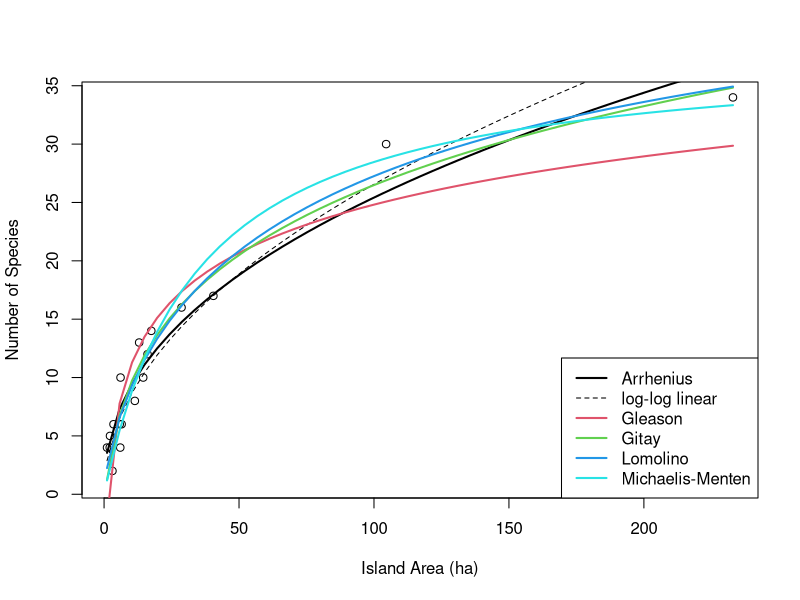

Reproduce this figure in R.
library(vegan)


### Name: SSarrhenius
### Title: Self-Starting nls Species-Area Models
### Aliases: SSarrhenius SSlomolino SSgitay SSgleason
### Keywords: models

### ** Examples

## Get species area data: sipoo.map gives the areas of islands
data(sipoo, sipoo.map)
S <- specnumber(sipoo)
plot(S ~ area, sipoo.map,  xlab = "Island Area (ha)",
  ylab = "Number of Species", ylim = c(1, max(S)))
## The Arrhenius model
marr <- nls(S ~ SSarrhenius(area, k, z), data=sipoo.map)
marr
## confidence limits from profile likelihood
confint(marr)
## draw a line
xtmp <- with(sipoo.map, seq(min(area), max(area), len=51))
lines(xtmp, predict(marr, newdata=data.frame(area = xtmp)), lwd=2)
## The normal way is to use linear regression on log-log data,
## but this will be different from the previous:
mloglog <- lm(log(S) ~ log(area), data=sipoo.map)
mloglog
lines(xtmp, exp(predict(mloglog, newdata=data.frame(area=xtmp))),
   lty=2)
## Gleason: log-linear
mgle <- nls(S ~ SSgleason(area, k, slope), sipoo.map)
lines(xtmp, predict(mgle, newdata=data.frame(area=xtmp)),
  lwd=2, col=2)
## Gitay: quadratic of log-linear
mgit <- nls(S ~ SSgitay(area, k, slope), sipoo.map)
lines(xtmp, predict(mgit, newdata=data.frame(area=xtmp)),
  lwd=2, col = 3)
## Lomolino: using original names of the parameters (Lomolino 2000):
mlom <- nls(S ~ SSlomolino(area, Smax, A50, Hill), sipoo.map)
mlom
lines(xtmp, predict(mlom, newdata=data.frame(area=xtmp)),
  lwd=2, col = 4)
## One canned model of standard R:
mmic <- nls(S ~ SSmicmen(area, slope, Asym), sipoo.map)
lines(xtmp, predict(mmic, newdata = data.frame(area=xtmp)),
  lwd =2, col = 5)
legend("bottomright", c("Arrhenius", "log-log linear", "Gleason", "Gitay", 
  "Lomolino", "Michaelis-Menten"), col=c(1,1,2,3,4,5), lwd=c(2,1,2,2,2,2), 
   lty=c(1,2,1,1,1,1))
## compare models (AIC)
allmods <- list(Arrhenius = marr, Gleason = mgle, Gitay = mgit, 
   Lomolino = mlom, MicMen= mmic)
sapply(allmods, AIC)
